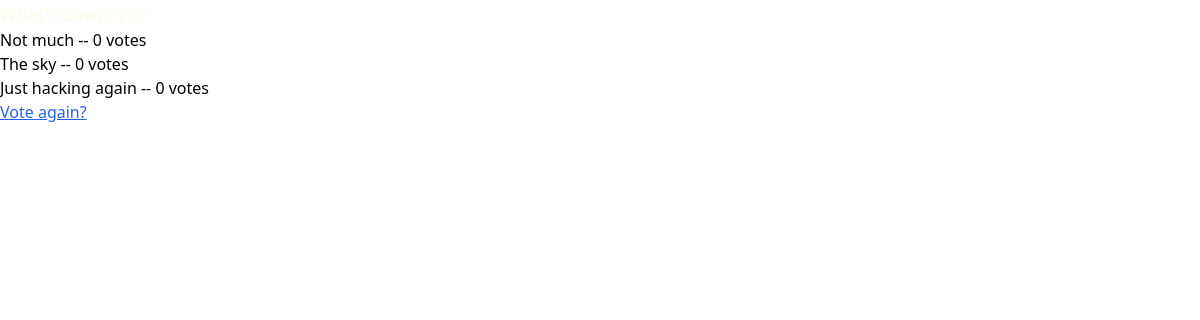
/polls/1/results/, run on an earlier commit of the app's database.
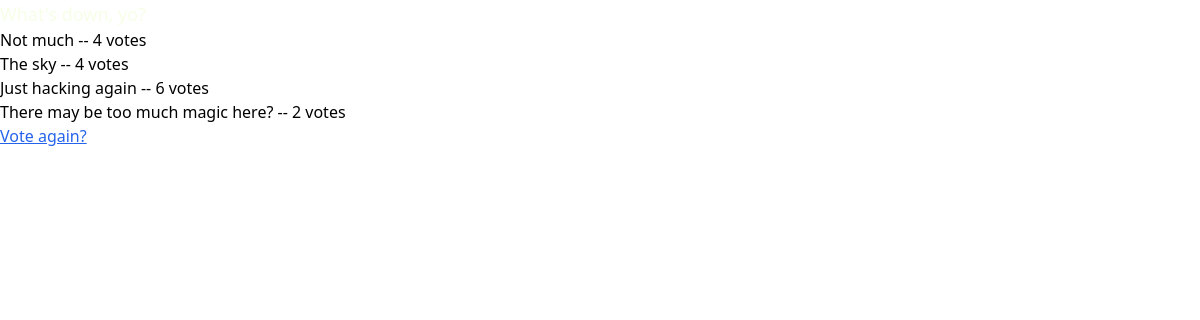
And on a later commit of the database.
### polls/models.py (models this page shows, shortened)
class Choice(models.Model):
    question = models.ForeignKey(Question, on_delete=models.CASCADE)
    choice_text = models.CharField(max_length=200)
    votes = models.IntegerField(default=0)

### polls/views.py (the view)
# urls.py: path("<int:pk>/results/", views.ResultsView.as_view(), name="results"),
class ResultsView(generic.DetailView):
    model = Question
    template_name = "polls/results.html"

### polls/templates/polls/results.html
{% load static %}
<link rel="stylesheet" href="{% static 'polls/css/output.css' %}">
<h1 class="text-lg text-lime-50">{{ question.question_text }}</h1>
<ul>
{% for choice in question.choice_set.all %}
    <li>{{ choice.choice_text }} -- {{ choice.votes }} vote{{ choice.votes|pluralize }}</li>
{% endfor %}
</ul>
<a href="{% url 'polls:detail' question.id %}">Vote again?</a>

What changed in the data, as far as the page shows it:
changed Choice "Not much": votes "0" → "4"
changed Choice "The sky": votes "0" → "4"
changed Choice "Just hacking again": votes "0" → "6"
added Choice: choice_text "There may be too much magic here?", votes "2"
